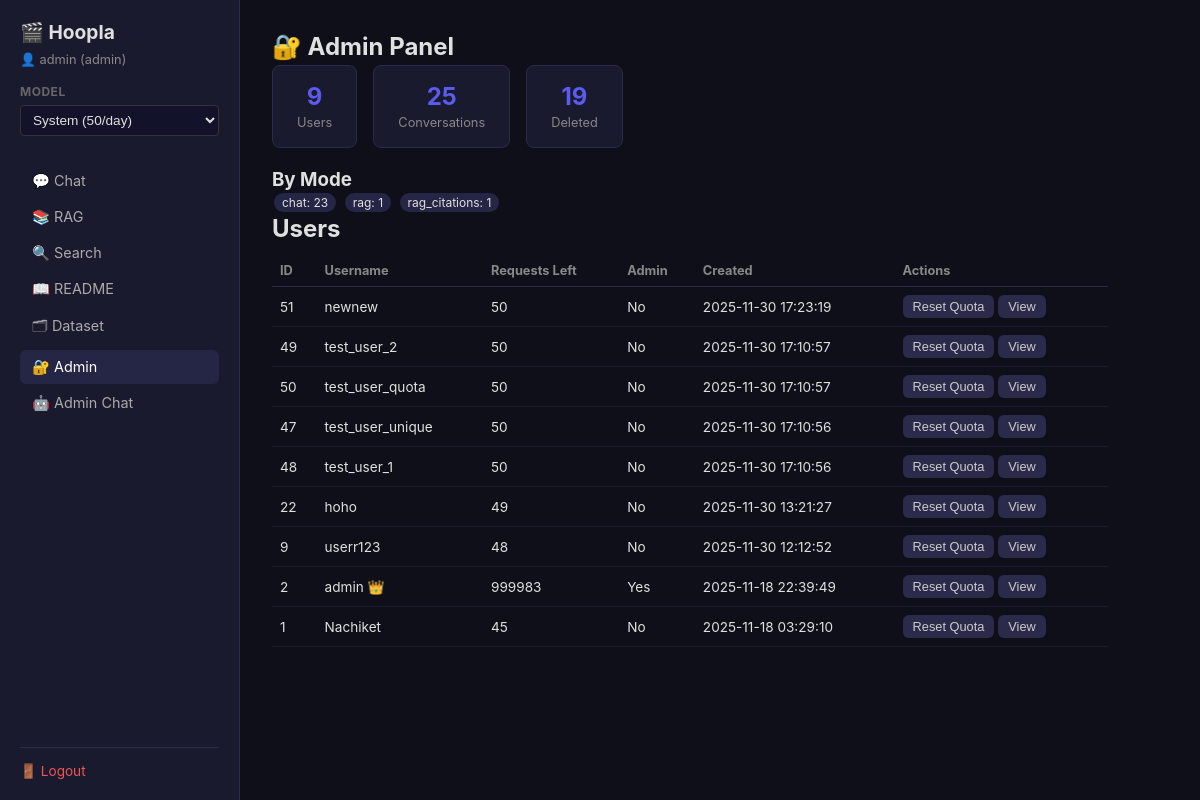
/admin (signed in), run on the app's committed database.
### tables this page shows
CREATE TABLE users (
            id INTEGER PRIMARY KEY AUTOINCREMENT,
            username TEXT UNIQUE NOT NULL,
            password_hash TEXT NOT NULL,
            requests_left INTEGER DEFAULT 50,
            last_reset_date DATE DEFAULT CURRENT_DATE,
            created_at TIMESTAMP DEFAULT CURRENT_TIMESTAMP
        , is_admin BOOLEAN DEFAULT 0);

CREATE TABLE conversation_history (
            id INTEGER PRIMARY KEY AUTOINCREMENT,
            user_id INTEGER NOT NULL,
            mode TEXT NOT NULL CHECK(mode IN ('chat', 'rag', 'rag_summarize', 'rag_citations', 'rag_question')),
            query TEXT NOT NULL,
            response TEXT NOT NULL,
            model_type TEXT,
            timestamp TIMESTAMP DEFAULT CURRENT_TIMESTAMP, deleted BOOLEAN DEFAULT 0,
            FOREIGN KEY (user_id) REFERENCES users(id)
        );

### app/routers/admin.py (the view)
@router.get("", response_class=HTMLResponse)
async def admin_panel(request: Request, user: dict = Depends(require_admin)):
    users = get_all_users()
    stats = get_db_stats()
    return templates.TemplateResponse(
        "pages/admin.html", {"request": request, "username": user["username"], "is_admin": True, "users": users, "stats": stats}
    )

### app/templates/pages/admin.html (shortened to what this page needs)
{% extends "base.html" %}
{% block content %}
<h1>🔐 Admin Panel</h1>
<div class="admin-stats">
    <div class="stat-card">
        <strong>{{ stats.total_users }}</strong>
        <span>Users</span>
    </div>
    <div class="stat-card">
        <strong>{{ stats.total_conversations }}</strong>
        <span>Conversations</span>
    </div>
    <div class="stat-card">
        <strong>{{ stats.deleted_conversations }}</strong>
        <span>Deleted</span>
    </div>
</div>
{% if stats.conversations_by_mode %}
<div class="admin-modes">
    <h3>By Mode</h3>
    {% for mode, count in stats.conversations_by_mode.items() %}
    <span class="badge">{{ mode }}: {{ count }}</span>
    {% endfor %}
</div>
{% endif %}
<h2>Users</h2>
<table class="data-table">
    <thead>
        <tr><th>ID</th><th>Username</th><th>Requests Left</th><th>Admin</th><th>Created</th><th>Actions</th></tr>
    </thead>
    <tbody>
        {% for u in users %}
        <tr>
            <td>{{ u.id }}</td>
            <td>{{ u.username }}{% if u.is_admin %} 👑{% endif %}</td>
            <td>{{ u.requests_left }}</td>
            <td>{{ 'Yes' if u.is_admin else 'No' }}</td>
            <td>{{ u.created_at }}</td>
            <td>
                <button class="btn-small"
                    hx-post="/admin/reset-quota"
                    hx-vals='{"user_id": {{ u.id }}}'
                    hx-swap="outerHTML">Reset Quota</button>
                <button class="btn-small"
                    hx-get="/admin/conversations/{{ u.id }}"
                    hx-target="#conv-view-{{ u.id }}"
                    hx-swap="innerHTML">View</button>
            </td>
        </tr>
        {% endfor %}
    </tbody>
</table>
{% endblock %}

### app/templates/base.html (shortened to what this page needs)
<!DOCTYPE html>
<html lang="en">
<head>
    <link rel="stylesheet" href="/static/style.css">
</head>
<body>
    <aside class="sidebar">
        <div class="sidebar-header">
            <h2>🎬 Hoopla</h2>
            {% if username %}
            <span class="user-info">👤 {{ username }}{% if is_admin %} (admin){% endif %}</span>
            {% endif %}
        </div>
        <div class="sidebar-section">
            <h4>Model</h4>
            <select id="model-select" onchange="setModelType(this.value)">
                <option value="API">System (50/day)</option>
            </select>
        </div>
        {% if username %}
        <nav class="sidebar-nav">
            <a href="/" {% if request.url.path == '/' %}class="active"{% endif %}>💬 Chat</a>
            <a href="/rag" {% if request.url.path == '/rag' %}class="active"{% endif %}>📚 RAG</a>
            <a href="/search" {% if request.url.path == '/search' %}class="active"{% endif %}>🔍 Search</a>
            <a href="/readme" {% if request.url.path == '/readme' %}class="active"{% endif %}>📖 README</a>
            <a href="/dataset" {% if request.url.path == '/dataset' %}class="active"{% endif %}>🗂 Dataset</a>
            {% if is_admin %}
            <a href="/admin" {% if request.url.path == '/admin' %}class="active"{% endif %}>🔐 Admin</a>
            <a href="/admin/chatbot" {% if request.url.path == '/admin/chatbot' %}class="active"{% endif %}>🤖 Admin Chat</a>
            {% endif %}
        </nav>
        <div class="sidebar-footer">
            <a href="/auth/logout">🚪 Logout</a>
        </div>
        {% endif %}
    </aside>
    <main class="content">
        {% block content %}{% endblock %}
    </main>
</body>
</html>

### app/static/style.css (style rules this page uses)
* { margin: 0; padding: 0; box-sizing: border-box; }
body { font-family: -apple-system, BlinkMacSystemFont, 'Segoe UI', sans-serif; background: #0f0f1a; color: #e0e0e0; display: flex; min-height: 100vh; }
.sidebar { width: 240px; background: #1a1a2e; padding: 20px; display: flex; flex-direction: column; border-right: 1px solid #2a2a4a; flex-shrink: 0; }
.sidebar-header h2 { font-size: 1.2rem; margin-bottom: 4px; }
.user-info { font-size: 0.8rem; color: #888; }
.sidebar-section { margin: 16px 0; }
.sidebar-section h4 { font-size: 0.75rem; text-transform: uppercase; color: #666; margin-bottom: 6px; letter-spacing: 0.5px; }
.sidebar-section select, .sidebar-section input { width: 100%; padding: 6px 8px; background: #12122a; border: 1px solid #333; color: #e0e0e0; border-radius: 4px; font-size: 0.85rem; }
.sidebar-nav { display: flex; flex-direction: column; gap: 2px; margin-top: 12px; flex: 1; }
.sidebar-nav a { padding: 8px 12px; color: #aaa; text-decoration: none; border-radius: 6px; font-size: 0.9rem; }
.sidebar-nav a:hover, .sidebar-nav a.active { background: #252545; color: #fff; }
.sidebar-footer { margin-top: auto; padding-top: 12px; border-top: 1px solid #2a2a4a; }
.sidebar-footer a { color: #e55; text-decoration: none; font-size: 0.85rem; }
.content { flex: 1; padding: 32px; overflow-y: auto; max-width: 900px; }
h1 { font-size: 1.5rem; margin-bottom: 4px; }
.btn-primary, .btn-secondary, .btn-danger, .btn-small { padding: 8px 16px; border: none; border-radius: 6px; cursor: pointer; font-size: 0.85rem; transition: background 0.15s; }
.btn-small { padding: 4px 10px; font-size: 0.8rem; background: #2a2a4a; color: #ccc; }
select { padding: 6px 8px; background: #12122a; border: 1px solid #333; color: #e0e0e0; border-radius: 4px; font-size: 0.85rem; }
.admin-stats { display: flex; gap: 16px; margin-bottom: 20px; }
.stat-card { background: #1a1a2e; padding: 16px 24px; border-radius: 8px; text-align: center; border: 1px solid #2a2a4a; }
.stat-card strong { display: block; font-size: 1.5rem; color: #5b5bf0; }
.stat-card span { font-size: 0.8rem; color: #888; }
.data-table { width: 100%; border-collapse: collapse; margin: 12px 0; }
.data-table th { text-align: left; padding: 8px; border-bottom: 1px solid #2a2a4a; color: #888; font-size: 0.8rem; }
.data-table td { padding: 8px; border-bottom: 1px solid #1a1a2e; font-size: 0.85rem; }
.badge { display: inline-block; padding: 2px 8px; background: #252545; border-radius: 10px; font-size: 0.75rem; margin: 2px; }

### data on the page
users: username "admin", id "2", requests_left "999983", is_admin "Yes", created_at "2025-11-18 22:39:49"
conversation_history: mode "chat", id "23"
conversation_history: mode "rag", count "1"
conversation_history: mode "rag_citations", count "1"
users: id "51", username "newnew", requests_left "50", is_admin "No", created_at "2025-11-30 17:23:19"
users: id "49", username "test_user_2", requests_left "50", is_admin "No", created_at "2025-11-30 17:10:57"
users: id "50", username "test_user_quota", requests_left "50", is_admin "No", created_at "2025-11-30 17:10:57"
users: id "47", username "test_user_unique", requests_left "50", is_admin "No", created_at "2025-11-30 17:10:56"
users: id "48", username "test_user_1", requests_left "50", is_admin "No", created_at "2025-11-30 17:10:56"
users: id "22", username "hoho", requests_left "49", is_admin "No", created_at "2025-11-30 13:21:27"
users: id "9", username "userr123", requests_left "48", is_admin "No", created_at "2025-11-30 12:12:52"
users: id "1", username "Nachiket", requests_left "45", is_admin "No", created_at "2025-11-18 03:29:10"

### other printed values
{{ stats.total_users }} "9"
{{ stats.total_conversations }} "25"
{{ stats.deleted_conversations }} "19"
